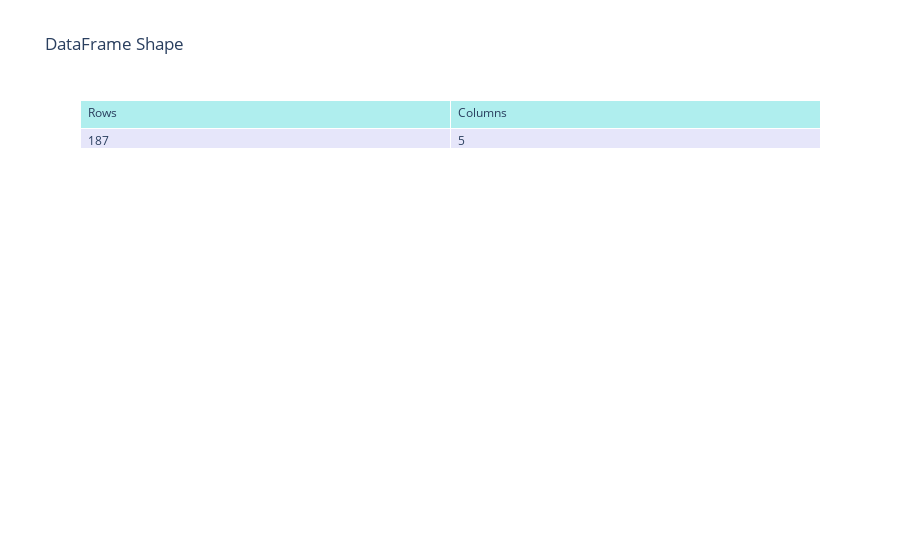
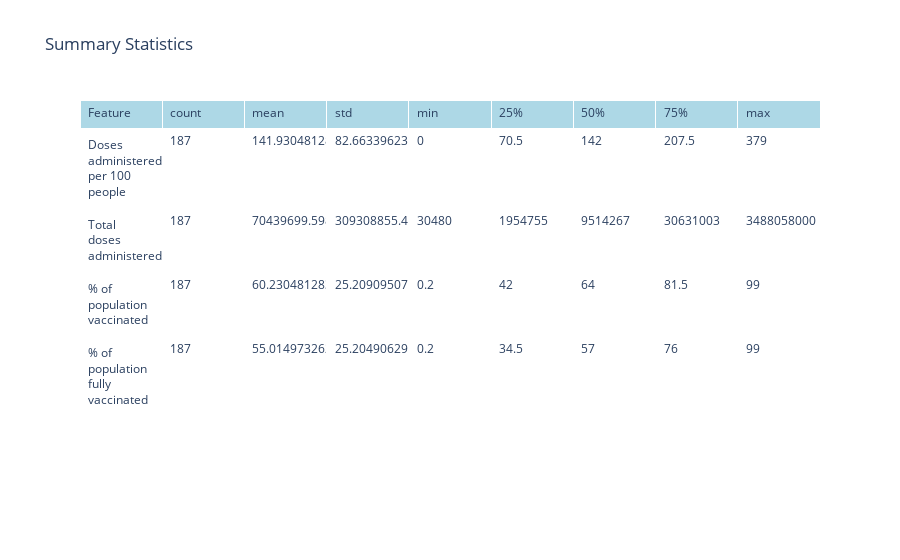
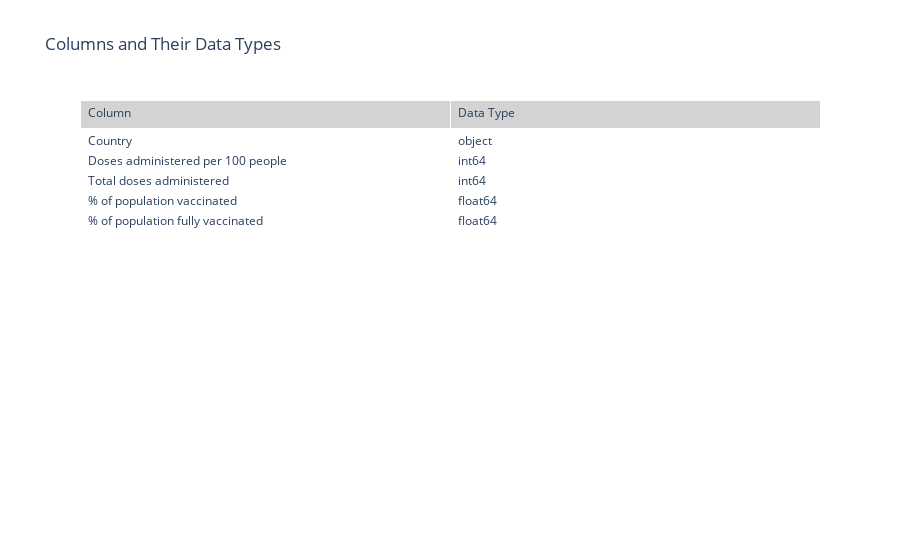
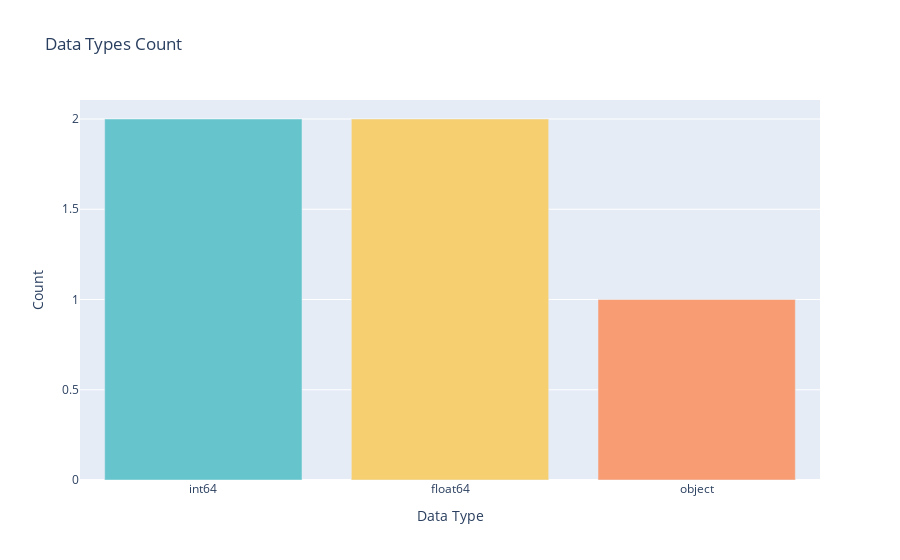

Here is the notebook cell these charts were saved with, in order:
### Markdown cell above
## Understand the Data

Examine the structure, data types, and summary statistics of the dataset.

### Code cell
import pandas as pd
import plotly.graph_objects as go
import plotly.express as px

# df = pd.read_csv('your_data.csv')

# Display DataFrame shape
shape_df = pd.DataFrame({'Rows': [df.shape[0]], 'Columns': [df.shape[1]]})
fig_shape = go.Figure(data=[go.Table(
    header=dict(values=list(shape_df.columns), fill_color='paleturquoise', align='left'),
    cells=dict(values=[shape_df.Rows, shape_df.Columns], fill_color='lavender', align='left'))
])
fig_shape.update_layout(title_text='DataFrame Shape')
fig_shape.show()

# Styled summary statistics
describe_df = df.describe().T.reset_index().rename(columns={'index': 'Feature'})
fig_desc = go.Figure(data=[go.Table(
    header=dict(values=list(describe_df.columns), fill_color='lightblue', align='left'),
    cells=dict(values=[describe_df[col] for col in describe_df.columns], fill_color='white', align='left'))
])
fig_desc.update_layout(title_text='Summary Statistics')
fig_desc.show()

# Display columns and their data types
dtypes_df = pd.DataFrame({'Column': df.columns, 'Data Type': df.dtypes.astype(str).values})
fig_cols = go.Figure(data=[go.Table(
    header=dict(values=list(dtypes_df.columns), fill_color='lightgrey', align='left'),
    cells=dict(values=[dtypes_df['Column'], dtypes_df['Data Type']], fill_color='white', align='left'))
])
fig_cols.update_layout(title_text='Columns and Their Data Types')
fig_cols.show()

# Visualize data types count
dtype_counts = df.dtypes.value_counts()
dtype_names = dtype_counts.index.astype(str)
fig_dtype = px.bar(x=dtype_names, y=dtype_counts.values, labels={'x': 'Data Type', 'y': 'Count'},
                  title='Data Types Count', color=dtype_names, color_discrete_sequence=px.colors.qualitative.Pastel)
fig_dtype.update_layout(showlegend=False)
fig_dtype.show()

# Detailed info summary (like df.info + more)
info_df = pd.DataFrame({
    'Column': df.columns,
    'Non-Null Count': df.notnull().sum().values,
    'Missing Values': df.isnull().sum().values,
    'Unique Values': df.nunique().values,
    'Data Type': df.dtypes.astype(str).values
})
fig_info = go.Figure(data=[go.Table(
    header=dict(values=list(info_df.columns), fill_color='lightgreen', align='left'),
    cells=dict(values=[info_df[col] for col in info_df.columns], fill_color='white', align='left'))
])
fig_info.update_layout(title_text='DataFrame Info Summary')
fig_info.show()

### Figure 1 — Plotly figure (JSON) as saved in the notebook; plotly's stock layout.template omitted (floating-point values rounded to 4 significant figures)
{"data": [{"cells": {"align": "left", "fill": {"color": "lavender"}, "values": [[187], [5]]}, "header": {"align": "left", "fill": {"color": "paleturquoise"}, "values": ["Rows", "Columns"]}, "type": "table"}], "layout": {"title": {"text": "DataFrame Shape"}}}

### Figure 2 — Plotly figure (JSON) as saved in the notebook; plotly's stock layout.template omitted (floating-point values rounded to 4 significant figures)
{"data": [{"cells": {"align": "left", "fill": {"color": "white"}, "values": [["Doses administered per 100 people", "Total doses administered", "% of population vaccinated", "% of population fully vaccinated"], [187, 187, 187, 187], [141.9, 70440000.0, 60.23, 55.01], [82.66, 309300000.0, 25.21, 25.2], [0, 30480, 0.2, 0.2], [70.5, 1954755, 42, 34.5], [142, 9514267, 64, 57], [207.5, 30631003, 81.5, 76], [379, 3488058000, 99, 99]]}, "header": {"align": "left", "fill": {"color": "lightblue"}, "values": ["Feature", "count", "mean", "std", "min", "25%", "50%", "75%", "max"]}, "type": "table"}], "layout": {"title": {"text": "Summary Statistics"}}}

### Figure 3 — Plotly figure (JSON) as saved in the notebook; plotly's stock layout.template omitted (floating-point values rounded to 4 significant figures)
{"data": [{"cells": {"align": "left", "fill": {"color": "white"}, "values": [["Country", "Doses administered per 100 people", "Total doses administered", "% of population vaccinated", "% of population fully vaccinated"], ["object", "int64", "int64", "float64", "float64"]]}, "header": {"align": "left", "fill": {"color": "lightgrey"}, "values": ["Column", "Data Type"]}, "type": "table"}], "layout": {"title": {"text": "Columns and Their Data Types"}}}

### Figure 4 — Plotly figure (JSON) as saved in the notebook; plotly's stock layout.template omitted (floating-point values rounded to 4 significant figures)
{"data": [{"hovertemplate": "color=int64<br>Data Type=%{x}<br>Count=%{y}<extra></extra>", "legendgroup": "int64", "marker": {"color": "rgb(102, 197, 204)", "pattern": {"shape": ""}}, "name": "int64", "orientation": "v", "showlegend": true, "textposition": "auto", "type": "bar", "x": ["int64"], "xaxis": "x", "y": [2], "yaxis": "y"}, {"hovertemplate": "color=float64<br>Data Type=%{x}<br>Count=%{y}<extra></extra>", "legendgroup": "float64", "marker": {"color": "rgb(246, 207, 113)", "pattern": {"shape": ""}}, "name": "float64", "orientation": "v", "showlegend": true, "textposition": "auto", "type": "bar", "x": ["float64"], "xaxis": "x", "y": [2], "yaxis": "y"}, {"hovertemplate": "color=object<br>Data Type=%{x}<br>Count=%{y}<extra></extra>", "legendgroup": "object", "marker": {"color": "rgb(248, 156, 116)", "pattern": {"shape": ""}}, "name": "object", "orientation": "v", "showlegend": true, "textposition": "auto", "type": "bar", "x": ["object"], "xaxis": "x", "y": [1], "yaxis": "y"}], "layout": {"barmode": "relative", "legend": {"title": {"text": "color"}, "tracegroupgap": 0}, "showlegend": false, "title": {"text": "Data Types Count"}, "xaxis": {"anchor": "y", "domain": [0, 1], "title": {"text": "Data Type"}}, "yaxis": {"anchor": "x", "domain": [0, 1], "title": {"text": "Count"}}}}
